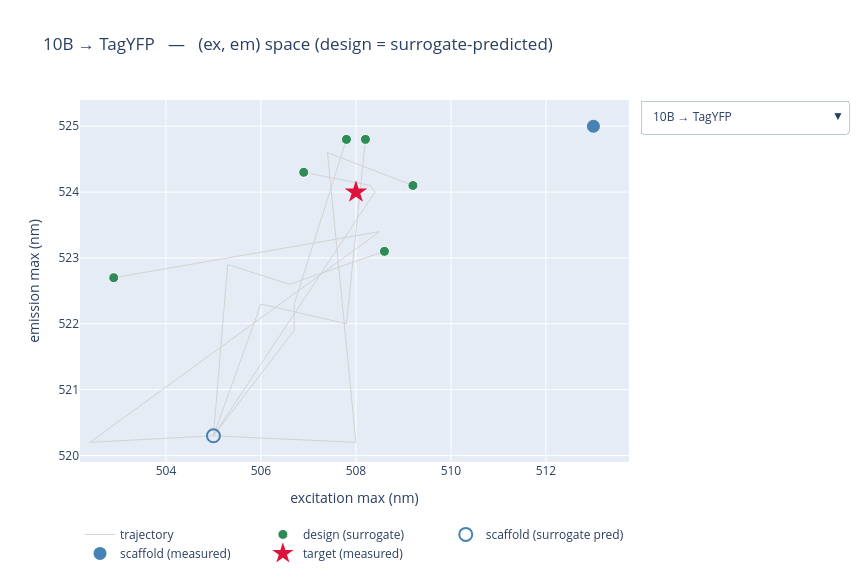

The cell this chart's notebook holds for it:
### Markdown cell above
## Interactive explorer

Pick a pair from the dropdown to inspect its 6 design trajectories in `(ex, em)` space. Hover any
point for the exact peaks. Requires `plotly` (falls back to a message if unavailable).

### Code cell
try:
    import plotly.graph_objects as go
    fig = go.Figure()
    trace_pair = []  # which pair each trace belongs to (for the dropdown)

    def add(pair_i, **kw):
        fig.add_trace(go.Scatter(visible=(pair_i == 0), **kw)); trace_pair.append(pair_i)

    for pi, p in enumerate(pairs):
        g = df[df["pair"] == p]
        sc_ex, sc_em = g["scaffold_ex"].iloc[0], g["scaffold_em"].iloc[0]
        tg_ex, tg_em = g["target_ex"].iloc[0], g["target_em"].iloc[0]
        xs, ys = [], []
        for _, gt in g.groupby("trial"):
            gt = gt.sort_values("round")
            xs += list(gt["pred_ex"]) + [None]; ys += list(gt["pred_em"]) + [None]
        add(pi, x=xs, y=ys, mode="lines", line=dict(color="lightgray", width=1),
            name="trajectory", showlegend=(pi == 0), hoverinfo="skip")
        gf = g[g["round"] == RMAX]
        add(pi, x=gf["pred_ex"], y=gf["pred_em"], mode="markers",
            marker=dict(color="seagreen", size=10, line=dict(width=1, color="white")),
            name="design (surrogate)", showlegend=(pi == 0),
            text=[f"trial {int(t)}, err {e:.1f} nm" for t, e in zip(gf["trial"], gf["peak_err"])],
            hovertemplate="design: ex %{x:.0f}, em %{y:.0f}<br>%{text}<extra></extra>")
        g0 = g[g["round"] == 0].iloc[0]
        add(pi, x=[g0["pred_ex"]], y=[g0["pred_em"]], mode="markers",
            marker=dict(symbol="circle-open", color="steelblue", size=13, line=dict(width=2)),
            name="scaffold (surrogate pred)", showlegend=(pi == 0),
            hovertemplate="scaffold pred: ex %{x:.0f}, em %{y:.0f}<extra></extra>")
        add(pi, x=[sc_ex], y=[sc_em], mode="markers",
            marker=dict(symbol="circle", color="steelblue", size=13),
            name="scaffold (measured)", showlegend=(pi == 0),
            hovertemplate="scaffold measured: ex %{x:.0f}, em %{y:.0f}<extra></extra>")
        add(pi, x=[tg_ex], y=[tg_em], mode="markers",
            marker=dict(symbol="star", color="crimson", size=17),
            name="target (measured)", showlegend=(pi == 0),
            hovertemplate="target measured: ex %{x:.0f}, em %{y:.0f}<extra></extra>")

    tp = np.array(trace_pair)
    buttons = [dict(label=p, method="update",
                    args=[{"visible": list(tp == pi)},
                          {"title": f"{p}   —   (ex, em) space (design = surrogate-predicted)"}])
               for pi, p in enumerate(pairs)]
    fig.update_layout(
        updatemenus=[dict(buttons=buttons, x=1.02, y=1.0, xanchor="left", showactive=True)],
        title=f"{pairs[0]}   —   (ex, em) space (design = surrogate-predicted)",
        xaxis_title="excitation max (nm)", yaxis_title="emission max (nm)",
        width=860, height=580, legend=dict(orientation="h", y=-0.16))
    fig.show()
except ModuleNotFoundError:
    print("plotly not installed — see the static overview above (pip install plotly to enable this).")
